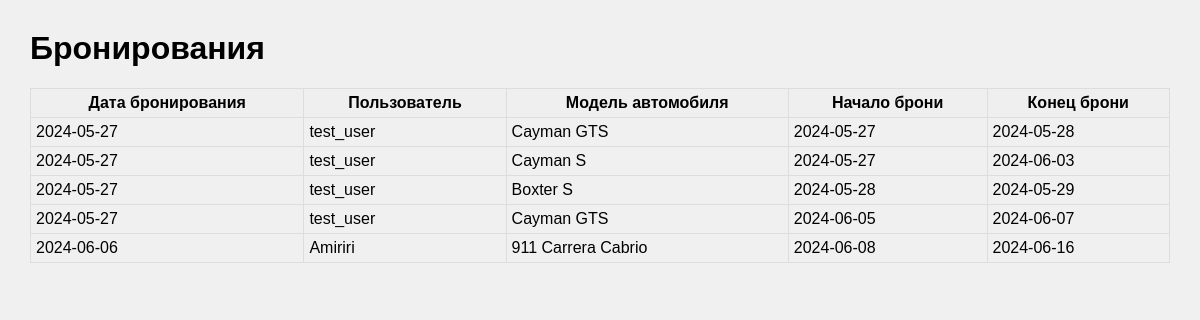
Screenshot of /php/admin_booking.php (signed in) with the database file from the repository.
### tables this page shows
CREATE TABLE `bookings` (
  `id` int(11) NOT NULL,
  `user_id` int(11) NOT NULL,
  `car_id` int(11) NOT NULL,
  `start_date` date NOT NULL,
  `end_date` date NOT NULL,
  `booking_date` date NOT NULL DEFAULT current_timestamp()
);

CREATE TABLE `users` (
  `id` int(11) NOT NULL,
  `username` varchar(50) NOT NULL,
  `password` varchar(255) NOT NULL,
  `email` varchar(100) NOT NULL,
  `full_name` varchar(100) NOT NULL,
  `phone` varchar(15) NOT NULL,
  `role` enum('user','admin') DEFAULT 'user'
);

CREATE TABLE `cars` (
  `id` int(11) NOT NULL,
  `model` varchar(100) NOT NULL,
  `price` decimal(10,2) NOT NULL,
  `status` enum('Свободен','Забронирован') DEFAULT 'Свободен',
  `image` varchar(255) NOT NULL,
  `power` int(11) NOT NULL,
  `release_year` int(11) NOT NULL,
  `description` text NOT NULL
);

### php/admin_booking.php (the view, shortened to what this page needs)
<?php
require 'database.php';
$stmt = $pdo->query('SELECT bookings.booking_date, users.username, cars.model, bookings.start_date, bookings.end_date
                    FROM bookings
                    JOIN users ON bookings.user_id = users.id
                    JOIN cars ON bookings.car_id = cars.id');
$bookings = $stmt->fetchAll(PDO::FETCH_ASSOC);
?>
<!DOCTYPE html>
<html lang="ru">
<head>
    <link rel="stylesheet" href="../css/booking.css">
</head>
<body>
    <h1>Бронирования</h1>
    <table>
        <thead>
            <tr>
                <th>Дата бронирования</th>
                <th>Пользователь</th>
                <th>Модель автомобиля</th>
                <th>Начало брони</th>
                <th>Конец брони</th>
            </tr>
        </thead>
        <tbody>
            <?php foreach ($bookings as $booking): ?>
                <tr>
                    <td><?= $booking['booking_date'] ?></td>
                    <td><?= $booking['username'] ?></td>
                    <td><?= $booking['model'] ?></td>
                    <td><?= $booking['start_date'] ?></td>
                    <td><?= $booking['end_date'] ?></td>
                </tr>
            <?php endforeach; ?>
        </tbody>
    </table>
</body>
</html>

### css/booking.css (style rules this page uses)
body { margin: 30px; font-family: 'Montserrat', sans-serif; background-color: #f0f0f0; }
table { width: 100%; margin-bottom: 20px; border: 1px solid #dddddd; border-collapse: collapse; }
th { font-weight: bold; padding: 5px; background: #efefef; border: 1px solid #dddddd; }
td { border: 1px solid #dddddd; padding: 5px; }

### rows the page displays
bookings: booking_date "2024-05-27", user.username "test_user", car.model "Cayman GTS", start_date "2024-05-27", end_date "2024-05-28"
bookings: booking_date "2024-05-27", user.username "test_user", car.model "Cayman S", start_date "2024-05-27", end_date "2024-06-03"
bookings: booking_date "2024-05-27", user.username "test_user", car.model "Boxter S", start_date "2024-05-28", end_date "2024-05-29"
bookings: booking_date "2024-05-27", user.username "test_user", car.model "Cayman GTS", start_date "2024-06-05", end_date "2024-06-07"
bookings: booking_date "2024-06-06", user.username "Amiriri", car.model "911 Carrera Cabrio", start_date "2024-06-08", end_date "2024-06-16"
